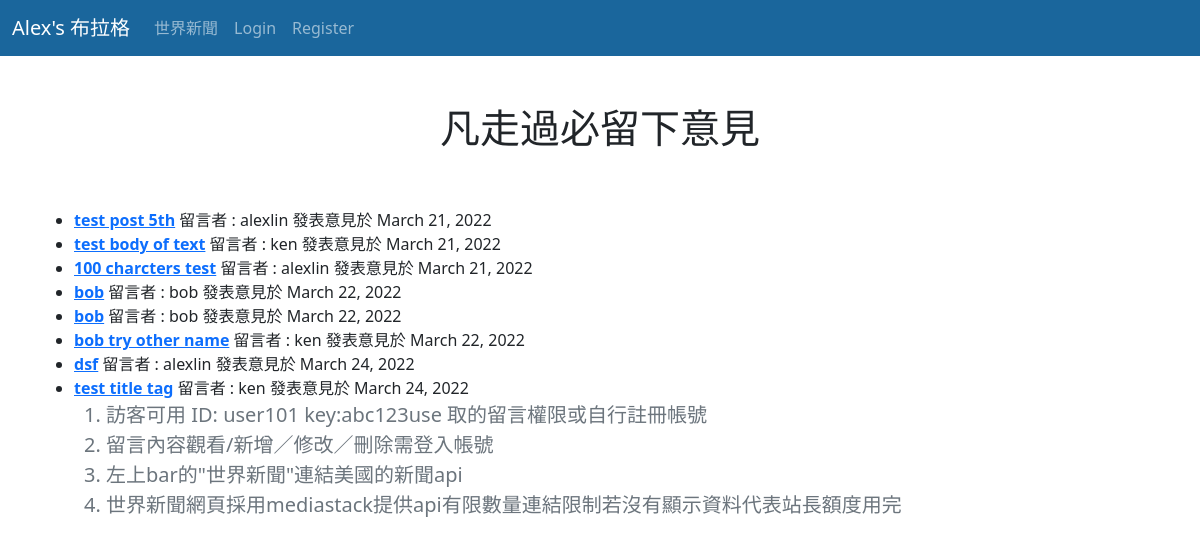
/, run on an earlier commit of the app's database.
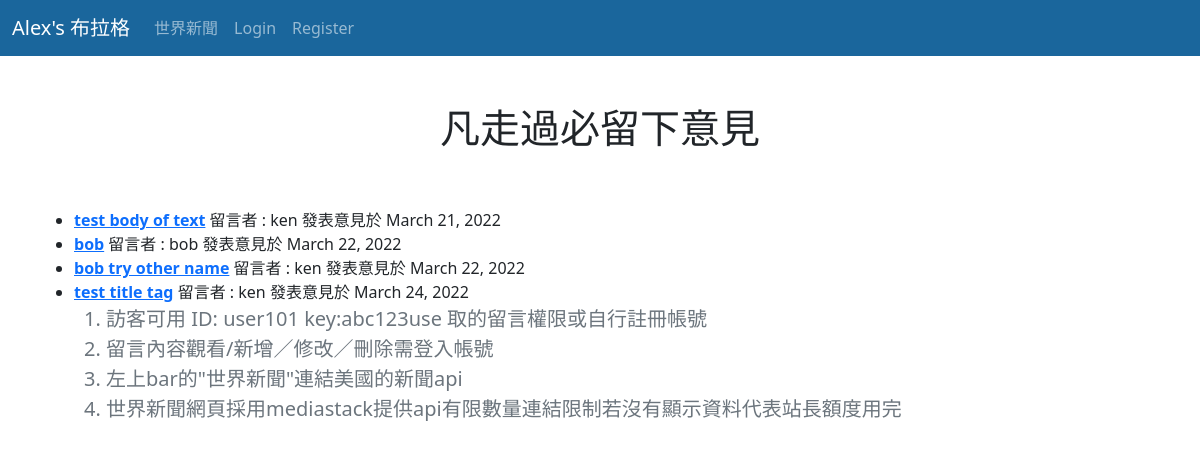
And on a later commit of the database.
### blog/models.py (models this page shows, shortened)
class Post(models.Model):
    title = models.CharField(max_length=255)
    title_tag = models.CharField(max_length=255)
    author = models.ForeignKey(User, on_delete=models.CASCADE)
    body = models.TextField()
    post_date = models.DateField(auto_now_add=True)

### blog/views.py (the view)
# urls.py: path('', views.HomeView.as_view(), name='home'),
class HomeView(ListView):
    model = Post
    template_name = 'home.html'
    fields='__all__'

### blog/templates/home.html (shortened to what this page needs)
{% extends 'base.html' %}
{% block content %}
<h1 class="py-5 text-center container">凡走過必留下意見</h1>
<ul>
    {% for post in object_list %}
    <li><a href="{% url 'article-detail' post.pk %}">
        <strong>{{post.title}}</strong></a>
        留言者 : {{post.author}} 發表意見於
        {{post.post_date}}
    {% endfor %}
    </li>
  <ol>
    <li class="lead text-muted">訪客可用 ID: user101 key:abc123use 取的留言權限或自行註冊帳號</li>
    <li class="lead text-muted">留言內容觀看/新增／修改／刪除需登入帳號</li>
    <li class="lead text-muted">左上bar的"世界新聞"連結美國的新聞api</li>
    <li class="lead text-muted">世界新聞網頁採用mediastack提供api有限數量連結限制若沒有顯示資料代表站長額度用完</li>
  </ol>
</ul>
{% endblock %}

What changed in the data, as far as the page shows it:
removed Post: title "test post 5th", author "alexlin", post_date "March 21, 2022"
removed Post: title "100 charcters test", author "alexlin", post_date "March 21, 2022"
removed Post: title "bob", author "bob", post_date "March 22, 2022"
removed Post: title "dsf", author "alexlin", post_date "March 24, 2022"
